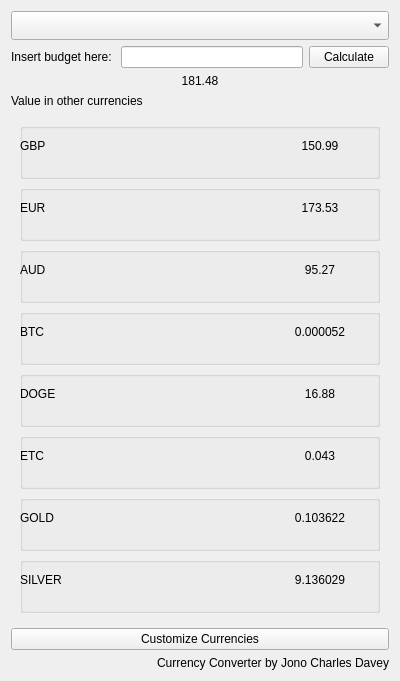
<?xml version="1.0" encoding="UTF-8"?>
<ui version="4.0">
 <class>currency_mainpage</class>
 <widget class="QWidget" name="currency_mainpage">
  <property name="geometry">
   <rect>
    <x>0</x>
    <y>0</y>
    <width>400</width>
    <height>667</height>
   </rect>
  </property>
  <property name="windowTitle">
   <string>Form</string>
  </property>
  <property name="styleSheet">
   <string notr="true">QWidget {
	font-family: &quot;Calibri Light&quot;
}

QComboBox {
	font-size: 18px;
}

QLabel[objectName=&quot;input_price_label&quot;] {
	font-size: 48px;
	font-weight: bold;
	background-color: rgb(243, 243, 243);
}

QLabel[objectName=&quot;intro_labels&quot;] {
	font-size: 24px
}

QLabel[objectName=&quot;insertBudget_label&quot;] {
	font-size: 18px;
	font-weight: bold;
}

QPushButton[objectName=&quot;customize_button&quot;] {
	font-size: 18px;
	background-color: rgb(243, 243, 243);
	color: rgb(0, 0, 127);
	border: none;
}

QGroupBox[objectName=&quot;conversion_one_groupbox&quot;],
QGroupBox[objectName=&quot;conversion_three_groupbox&quot;],
QGroupBox[objectName=&quot;conversion_five_groupbox&quot;],
QGroupBox[objectName=&quot;conversion_seven_groupbox&quot;],
QGroupBox[objectName=&quot;selection_one&quot;],
QGroupBox[objectName=&quot;selection_three&quot;],
QGroupBox[objectName=&quot;selection_five&quot;],
QGroupBox[objectName=&quot;selection_seven&quot;] {
	background-color: rgb(243, 243, 243);
    border: none;
}

QGroupBox[objectName=&quot;conversion_two_groupbox&quot;],
QGroupBox[objectName=&quot;conversion_four_groupbox&quot;],
QGroupBox[objectName=&quot;conversion_six_groupbox&quot;],
QGroupBox[objectName=&quot;conversion_eight_groupbox&quot;],
QGroupBox[objectName=&quot;selection_two&quot;],
QGroupBox[objectName=&quot;selection_four&quot;],
QGroupBox[objectName=&quot;selection_six&quot;],
QGroupBox[objectName=&quot;selection_eight&quot;] {
	font-size: 22px;
	color: rgb(0, 0, 127);
    border: none;
}

QLabel[objectName=&quot;currency_label_one&quot;],
QLabel[objectName=&quot;currency_label_two&quot;],
QLabel[objectName=&quot;currency_label_three&quot;],
QLabel[objectName=&quot;currency_label_four&quot;] ,
QLabel[objectName=&quot;currency_label_five&quot;],
QLabel[objectName=&quot;currency_label_six&quot;],
QLabel[objectName=&quot;currency_label_seven&quot;],
QLabel[objectName=&quot;currency_label_eight&quot;] {
	color: rgb(0, 0, 127);
	padding-left: 32px;
	font-size: 22px;
}

QLabel[objectName=&quot;currency_conversion_label_one&quot;],
QLabel[objectName=&quot;currency_conversion_label_two&quot;],
QLabel[objectName=&quot;currency_conversion_label_three&quot;],
QLabel[objectName=&quot;currency_conversion_label_four&quot;],
QLabel[objectName=&quot;currency_conversion_label_five&quot;],
QLabel[objectName=&quot;currency_conversion_label_six&quot;],
QLabel[objectName=&quot;currency_conversion_label_seven&quot;],
QLabel[objectName=&quot;currency_conversion_label_eight&quot;] {
	color: rgb(0, 0, 127);
	/*padding-left: 89px;*/
	font-size: 22px;
}</string>
  </property>
  <layout class="QVBoxLayout" name="verticalLayout">
   <item>
    <widget class="QComboBox" name="switch_currency_label"/>
   </item>
   <item>
    <layout class="QHBoxLayout" name="horizontalLayout">
     <item>
      <widget class="QLabel" name="insertBudget_label">
       <property name="text">
        <string>Insert budget here: </string>
       </property>
       <property name="alignment">
        <set>Qt::AlignLeading|Qt::AlignLeft|Qt::AlignVCenter</set>
       </property>
      </widget>
     </item>
     <item>
      <widget class="QLineEdit" name="insertBudget_lineedit"/>
     </item>
     <item>
      <widget class="QPushButton" name="calculate_button">
       <property name="text">
        <string>Calculate</string>
       </property>
      </widget>
     </item>
    </layout>
   </item>
   <item>
    <widget class="QLabel" name="input_price_label">
     <property name="text">
      <string>181.48</string>
     </property>
     <property name="alignment">
      <set>Qt::AlignCenter</set>
     </property>
    </widget>
   </item>
   <item>
    <widget class="QLabel" name="intro_labels">
     <property name="text">
      <string>Value in other currencies</string>
     </property>
    </widget>
   </item>
   <item>
    <widget class="QStackedWidget" name="stackedWidget">
     <property name="currentIndex">
      <number>0</number>
     </property>
     <widget class="QWidget" name="default_page">
      <layout class="QVBoxLayout" name="verticalLayout_2">
       <item>
        <widget class="QGroupBox" name="conversion_one_groupbox">
         <property name="title">
          <string/>
         </property>
         <widget class="QLabel" name="currency_label_one">
          <property name="geometry">
           <rect>
            <x>0</x>
            <y>0</y>
            <width>200</width>
            <height>45</height>
           </rect>
          </property>
          <property name="text">
           <string>GBP</string>
          </property>
         </widget>
         <widget class="QLabel" name="currency_conversion_label_one">
          <property name="geometry">
           <rect>
            <x>200</x>
            <y>0</y>
            <width>200</width>
            <height>45</height>
           </rect>
          </property>
          <property name="text">
           <string>150.99</string>
          </property>
          <property name="alignment">
           <set>Qt::AlignCenter</set>
          </property>
         </widget>
        </widget>
       </item>
       <item>
        <widget class="QGroupBox" name="conversion_two_groupbox">
         <property name="title">
          <string/>
         </property>
         <widget class="QLabel" name="currency_label_two">
          <property name="geometry">
           <rect>
            <x>0</x>
            <y>0</y>
            <width>200</width>
            <height>45</height>
           </rect>
          </property>
          <property name="text">
           <string>EUR</string>
          </property>
         </widget>
         <widget class="QLabel" name="currency_conversion_label_two">
          <property name="geometry">
           <rect>
            <x>200</x>
            <y>0</y>
            <width>200</width>
            <height>45</height>
           </rect>
          </property>
          <property name="text">
           <string>173.53</string>
          </property>
          <property name="alignment">
           <set>Qt::AlignCenter</set>
          </property>
         </widget>
        </widget>
       </item>
       <item>
        <widget class="QGroupBox" name="conversion_three_groupbox">
         <property name="title">
          <string/>
         </property>
         <widget class="QLabel" name="currency_label_three">
          <property name="geometry">
           <rect>
            <x>0</x>
            <y>0</y>
            <width>200</width>
            <height>45</height>
           </rect>
          </property>
          <property name="text">
           <string>AUD</string>
          </property>
         </widget>
         <widget class="QLabel" name="currency_conversion_label_three">
          <property name="geometry">
           <rect>
            <x>200</x>
            <y>0</y>
            <width>200</width>
            <height>45</height>
           </rect>
          </property>
          <property name="text">
           <string>95.27</string>
          </property>
          <property name="alignment">
           <set>Qt::AlignCenter</set>
          </property>
         </widget>
        </widget>
       </item>
       <item>
        <widget class="QGroupBox" name="conversion_four_groupbox">
         <property name="title">
          <string/>
         </property>
         <widget class="QLabel" name="currency_label_four">
          <property name="geometry">
           <rect>
            <x>0</x>
            <y>0</y>
            <width>200</width>
            <height>45</height>
           </rect>
          </property>
          <property name="text">
           <string>BTC</string>
          </property>
         </widget>
         <widget class="QLabel" name="currency_conversion_label_four">
          <property name="geometry">
           <rect>
            <x>200</x>
            <y>0</y>
            <width>200</width>
            <height>45</height>
           </rect>
          </property>
          <property name="text">
           <string>0.000052</string>
          </property>
          <property name="alignment">
           <set>Qt::AlignCenter</set>
          </property>
         </widget>
        </widget>
       </item>
       <item>
        <widget class="QGroupBox" name="conversion_five_groupbox">
         <property name="title">
          <string/>
         </property>
         <widget class="QLabel" name="currency_label_five">
          <property name="geometry">
           <rect>
            <x>0</x>
            <y>0</y>
            <width>200</width>
            <height>45</height>
           </rect>
          </property>
          <property name="text">
           <string>DOGE</string>
          </property>
         </widget>
         <widget class="QLabel" name="currency_conversion_label_five">
          <property name="geometry">
           <rect>
            <x>200</x>
            <y>0</y>
            <width>200</width>
            <height>45</height>
           </rect>
          </property>
          <property name="text">
           <string>16.88</string>
          </property>
          <property name="alignment">
           <set>Qt::AlignCenter</set>
          </property>
         </widget>
        </widget>
       </item>
       <item>
        <widget class="QGroupBox" name="conversion_six_groupbox">
         <property name="title">
          <string/>
         </property>
         <widget class="QLabel" name="currency_label_six">
          <property name="geometry">
           <rect>
            <x>0</x>
            <y>0</y>
            <width>200</width>
            <height>45</height>
           </rect>
          </property>
          <property name="text">
           <string>ETC</string>
          </property>
         </widget>
         <widget class="QLabel" name="currency_conversion_label_six">
          <property name="geometry">
           <rect>
            <x>200</x>
            <y>0</y>
            <width>200</width>
            <height>45</height>
           </rect>
          </property>
          <property name="text">
           <string>0.043</string>
          </property>
          <property name="alignment">
           <set>Qt::AlignCenter</set>
          </property>
         </widget>
        </widget>
       </item>
       <item>
        <widget class="QGroupBox" name="conversion_seven_groupbox">
         <property name="title">
          <string/>
         </property>
         <widget class="QLabel" name="currency_label_seven">
          <property name="geometry">
           <rect>
            <x>0</x>
            <y>0</y>
            <width>200</width>
            <height>45</height>
           </rect>
          </property>
          <property name="text">
           <string>GOLD</string>
          </property>
         </widget>
         <widget class="QLabel" name="currency_conversion_label_seven">
          <property name="geometry">
           <rect>
            <x>200</x>
            <y>0</y>
            <width>200</width>
            <height>45</height>
           </rect>
          </property>
          <property name="text">
           <string>0.103622</string>
          </property>
          <property name="alignment">
           <set>Qt::AlignCenter</set>
          </property>
         </widget>
        </widget>
       </item>
       <item>
        <widget class="QGroupBox" name="conversion_eight_groupbox">
         <property name="title">
          <string/>
         </property>
         <property name="alignment">
          <set>Qt::AlignLeading|Qt::AlignLeft|Qt::AlignVCenter</set>
         </property>
         <widget class="QLabel" name="currency_label_eight">
          <property name="geometry">
           <rect>
            <x>0</x>
            <y>0</y>
            <width>200</width>
            <height>45</height>
           </rect>
          </property>
          <property name="text">
           <string>SILVER</string>
          </property>
         </widget>
         <widget class="QLabel" name="currency_conversion_label_eight">
          <property name="geometry">
           <rect>
            <x>200</x>
            <y>0</y>
            <width>200</width>
            <height>45</height>
           </rect>
          </property>
          <property name="text">
           <string>9.136029</string>
          </property>
          <property name="alignment">
           <set>Qt::AlignCenter</set>
          </property>
         </widget>
        </widget>
       </item>
      </layout>
     </widget>
     <widget class="QWidget" name="options_page">
      <layout class="QVBoxLayout" name="verticalLayout_3">
       <item>
        <widget class="QGroupBox" name="selection_one">
         <property name="title">
          <string/>
         </property>
         <layout class="QVBoxLayout" name="verticalLayout_4">
          <item>
           <widget class="QComboBox" name="selection_combo_one">
            <property name="currentIndex">
             <number>-1</number>
            </property>
           </widget>
          </item>
         </layout>
        </widget>
       </item>
       <item>
        <widget class="QGroupBox" name="selection_two">
         <property name="title">
          <string/>
         </property>
         <layout class="QVBoxLayout" name="verticalLayout_5">
          <item>
           <widget class="QComboBox" name="selection_combo_two"/>
          </item>
         </layout>
        </widget>
       </item>
       <item>
        <widget class="QGroupBox" name="selection_three">
         <property name="title">
          <string/>
         </property>
         <layout class="QVBoxLayout" name="verticalLayout_6">
          <item>
           <widget class="QComboBox" name="selection_combo_three"/>
          </item>
         </layout>
        </widget>
       </item>
       <item>
        <widget class="QGroupBox" name="selection_four">
         <property name="title">
          <string/>
         </property>
         <layout class="QVBoxLayout" name="verticalLayout_7">
          <item>
           <widget class="QComboBox" name="selection_combo_four"/>
          </item>
         </layout>
        </widget>
       </item>
       <item>
        <widget class="QGroupBox" name="selection_five">
         <property name="title">
          <string/>
         </property>
         <layout class="QVBoxLayout" name="verticalLayout_8">
          <item>
           <widget class="QComboBox" name="selection_combo_five"/>
          </item>
         </layout>
        </widget>
       </item>
       <item>
        <widget class="QGroupBox" name="selection_six">
         <property name="title">
          <string/>
         </property>
         <layout class="QVBoxLayout" name="verticalLayout_9">
          <item>
           <widget class="QComboBox" name="selection_combo_six"/>
          </item>
         </layout>
        </widget>
       </item>
       <item>
        <widget class="QGroupBox" name="selection_seven">
         <property name="title">
          <string/>
         </property>
         <layout class="QVBoxLayout" name="verticalLayout_10">
          <item>
           <widget class="QComboBox" name="selection_combo_seven"/>
          </item>
         </layout>
        </widget>
       </item>
       <item>
        <widget class="QGroupBox" name="selection_eight">
         <property name="title">
          <string/>
         </property>
         <layout class="QVBoxLayout" name="verticalLayout_11">
          <item>
           <widget class="QComboBox" name="selection_combo_eight"/>
          </item>
         </layout>
        </widget>
       </item>
      </layout>
     </widget>
    </widget>
   </item>
   <item>
    <widget class="QPushButton" name="customize_button">
     <property name="text">
      <string>Customize Currencies</string>
     </property>
    </widget>
   </item>
   <item>
    <widget class="QLabel" name="copyright_label">
     <property name="text">
      <string>Currency Converter by Jono Charles Davey</string>
     </property>
     <property name="alignment">
      <set>Qt::AlignRight|Qt::AlignTrailing|Qt::AlignVCenter</set>
     </property>
    </widget>
   </item>
  </layout>
 </widget>
 <resources/>
 <connections/>
</ui>
